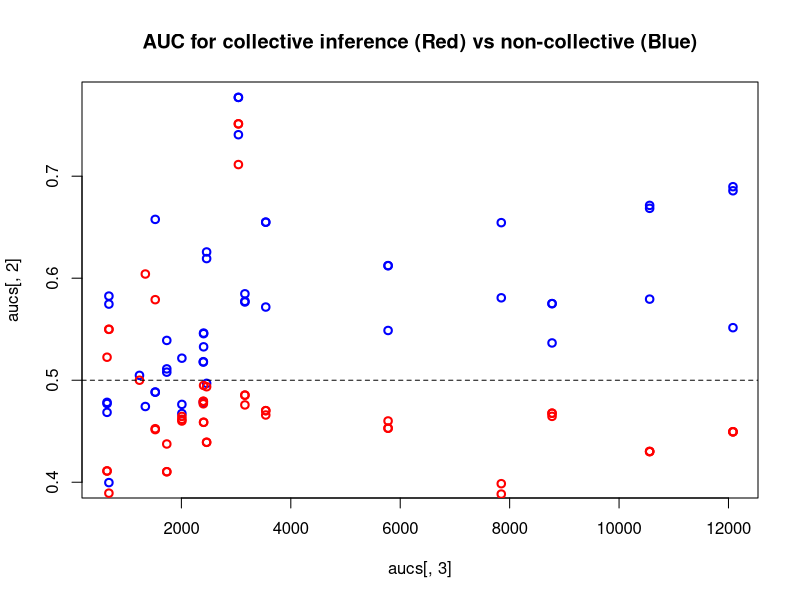

Here is the R script that generated this plot:
#!/usr/bin/env Rscript

aucs <- as.matrix(read.table("aucs.txt"))[,2:4]
pdf("aucs.pdf")
plot(aucs[,3],aucs[,2],type='p',col='blue',lwd=2,main="AUC for collective inference (Red) vs non-collective (Blue)")
lines(aucs[,3],aucs[,1],type='p',col='red',lwd=2)
abline(h=0.5, lty=2)
q();
